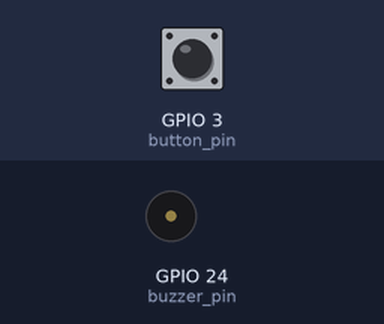
A program run on a simulated Raspberry Pi (BCM pin numbers). On the bench: buzzer (waves = sounding). The inputs (shaded band) are chosen by the test bench; at power-on: GPIO 3 (button_pin) HIGH.

Above: at 1.2 s.
1.3 s: GPIO 3 (button_pin) pulled LOW for 0.15 s
At 1.9 s:
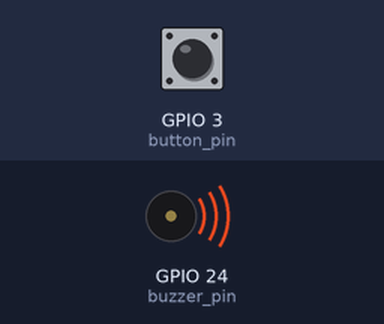
3.5 s: GPIO 3 (button_pin) pulled LOW for 3.2 s
At 8.1 s:
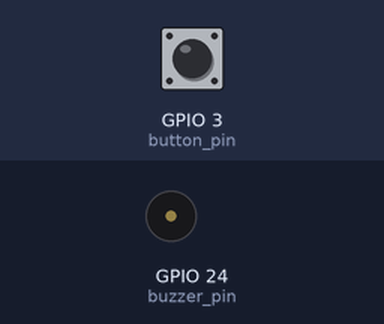
Timing chart, 0 to 9.6 s (numbered marks = the images above; inputs shaded):
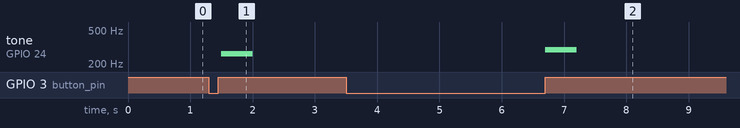

The program:

challenge123.py
```python
import RPi.GPIO as GPIO
import time

# 사용할 GPIO 핀의 번호를 설정
button_pin = 3
buzzer_pin = 24

# GPIO 설정
GPIO.setmode(GPIO.BCM)
GPIO.setup(button_pin, GPIO.IN)
GPIO.setup(buzzer_pin, GPIO.OUT)

pwm = GPIO.PWM(buzzer_pin, 1.0)  # 초기 주파수를 1Hz로 설정
pwm.start(0.0)  # 0으로 설정하여 꺼놓음

note_frequencies = {
    1: 262,
    2: 294,
    3: 330,
    4: 349,
    5: 392,
    6: 440,
    7: 494,
    8: 523,
}

def play_music(note):
    if note in note_frequencies:
        frequency = note_frequencies[note]
        pwm.start(10)  # PWM 시작
        pwm.ChangeFrequency(frequency)
        time.sleep(0.5)
        pwm.stop()  # PWM 정지
        time.sleep(0.5)

try:
    note_counter = 0
    while True:
        if GPIO.input(button_pin) == GPIO.LOW:
            time.sleep(0.1)
            while GPIO.input(button_pin) == GPIO.LOW:
                time.sleep(0.1)

            note_counter += 1
            if note_counter > 8:
                note_counter = 1

            play_music(note_counter)

except KeyboardInterrupt:
    pass

finally:
    GPIO.cleanup()
```

Measured:
- after the input at 1.3 s, tone on GPIO 24 (buzzer_pin): silent → 262 Hz after 0.20 s, → silent 0.50 s later
- after the input at 3.5 s, tone on GPIO 24 (buzzer_pin): silent → 294 Hz after 3.2 s, → silent 0.50 s later
